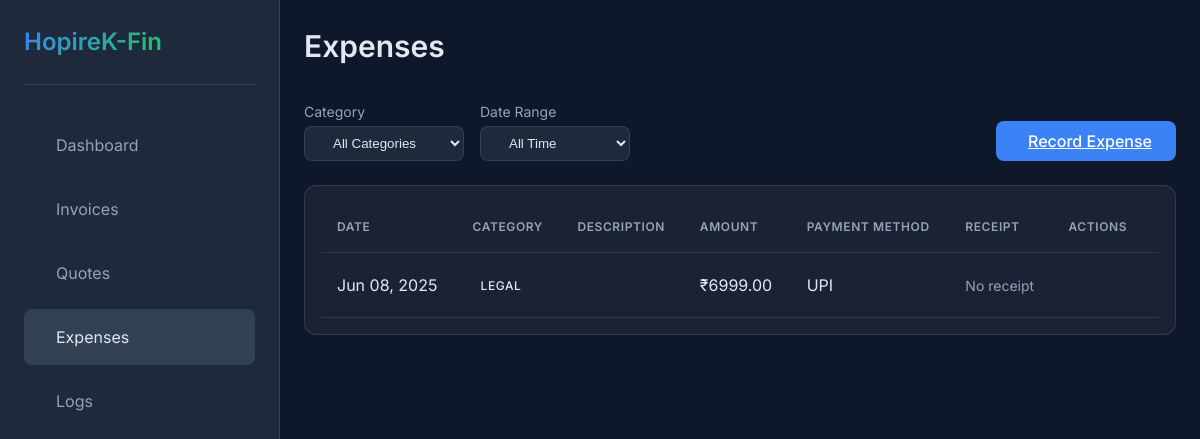
The app's page /expenses/ (signed in) with its own data.
### core/models.py (models this page shows, shortened)
class Expense(models.Model):
    CATEGORY_CHOICES = [
        ('rent', 'Rent'),
        ('legal', 'Legal'),
        ('utilities', 'Utilities'),
        ('other', 'Other'),
    ]
    date = models.DateField(default=timezone.now)
    amount = models.DecimalField(max_digits=12, decimal_places=2)
    category = models.CharField(max_length=50, choices=CATEGORY_CHOICES)
    vendor = models.CharField(max_length=255, blank=True)
    payment_method = models.CharField(max_length=100, blank=True)
    receipt = models.FileField(upload_to='receipts/', blank=True, null=True)
    notes = models.TextField(blank=True)

### core/views.py (the view)
# urls.py: path('expenses/', views.expense_list, name='expense_list'),
@login_required
def expense_list(request):
    expenses = Expense.objects.all().order_by('-date')
    return render(request, "expenses.html", {"expenses": expenses})

### templates/expenses.html (shortened to what this page needs)
{% extends "base.html" %}
{% block page_title %}Expenses{% endblock %}
{% block content %}
<div class="content-header">
    <div class="header-filters">
        <div class="filter-group">
            <label for="category-filter" class="filter-label">Category</label>
            <select id="category-filter" class="filter-select">
                <option value="">All Categories</option>
            </select>
        </div>
        <div class="filter-group">
            <label for="date-filter" class="filter-label">Date Range</label>
            <select id="date-filter" class="filter-select">
                <option value="all">All Time</option>
            </select>
        </div>
    </div>
    <div class="header-actions">
        <a href="{% url 'expense_create' %}" class="btn btn-primary">
            <span>Record Expense</span>
        </a>
    </div>
</div>
<div class="card table-container">
    <table class="table">
        <thead>
            <tr>
                <th>Date</th>
                <th>Category</th>
                <th>Description</th>
                <th>Amount</th>
                <th>Payment Method</th>
                <th>Receipt</th>
                <th>Actions</th>
            </tr>
        </thead>
        <tbody>
            {% for expense in expenses %}
            <tr>
                <td class="date">{{ expense.date|date:"M d, Y" }}</td>
                <td>
                    <span class="badge">{{ expense.category }}</span>
                </td>
                <td class="description">{{ expense.description }}</td>
                <td class="amount">₹{{ expense.amount|floatformat:2 }}</td>
                <td>{{ expense.payment_method }}</td>
                <td>
                    {% if expense.receipt %}
                    <a href="{{ expense.receipt.url }}" class="receipt-link" target="_blank">
                        <i class="ri-file-text-line"></i>
                        View
                    </a>
                    {% else %}
                    <span class="text-muted">No receipt</span>
                    {% endif %}
                </td>
                <td>
                    <div class="actions">
                        <a href="{% url 'expense_update' expense.id %}" class="action-btn" title="Edit">
                        </a>
                        <a href="{% url 'expense_delete' expense.id %}" class="action-btn" title="Delete">
                        </a>
                    </div>
                </td>
            </tr>
            {% empty %}
            <tr>
                <td colspan="7" class="text-center">No expenses recorded yet.</td>
            </tr>
            {% endfor %}
        </tbody>
    </table>
</div>
{% endblock %}

### static/style.css (style rules this page uses)
:root { --bg-dark: #0f172a; --surface-dark: #1e293b; --surface-dark-hover: #334155; --text-dark: #e2e8f0; --text-dark-secondary: #94a3b8; --accent-dark: #3b82f6; --accent-dark-hover: #2563eb; --success-dark: #22c55e; --warning-dark: #eab308; --error-dark: #ef4444; --border-dark: rgba(255, 255, 255, 0.1); --card-bg-dark: rgba(255, 255, 255, 0.05); --bg-light: #f1f5f9; --surface-light: #ffffff; --surface-light-hover: #f8fafc; --text-light: #0f172a; --text-light-secondary: #64748b; --accent-light: #2563eb; --accent-light-hover: #1d4ed8; --success-light: #16a34a; --warning-light: #ca8a04; --error-light: #dc2626; --border-light: rgba(0, 0, 0, 0.1); --card-bg-light: rgba(255, 255, 255, 0.8); --spacing-xs: 0.25rem; --spacing-sm: 0.5rem; --spacing-md: 1rem; --spacing-lg: 1.5rem; --spacing-xl: 2rem; --radius-sm: 0.25rem; --radius-md: 0.5rem; --radius-lg: 0.75rem; --radius-xl: 1rem; --shadow-sm: 0 1px 2px 0 rgb(0 0 0 / 0.05); --shadow-md: 0 4px 6px -1px rgb(0 0 0 / 0.1); --shadow-lg: 0 10px 15px -3px rgb(0 0 0 / 0.1); --transition-fast: 150ms cubic-bezier(0.4, 0, 0.2, 1); --transition-normal: 200ms cubic-bezier(0.4, 0, 0.2, 1); --transition-slow: 300ms cubic-bezier(0.4, 0, 0.2, 1); }
* { margin: 0; padding: 0; box-sizing: border-box; }
body { font-family: 'Inter', system-ui, -apple-system, sans-serif; font-size: 16px; line-height: 1.5; transition: background-color var(--transition-normal); -webkit-font-smoothing: antialiased; -moz-osx-font-smoothing: grayscale; }
.dark-theme { background-color: var(--bg-dark); color: var(--text-dark); }
.card { background: var(--card-bg-dark); border-radius: var(--radius-lg); padding: var(--spacing-lg); border: 1px solid var(--border-dark); transition: transform var(--transition-normal), box-shadow var(--transition-normal); }
.dark-theme .card { background: var(--card-bg-dark); border-color: var(--border-dark); }
.btn { display: inline-flex; align-items: center; gap: var(--spacing-sm); padding: var(--spacing-sm) var(--spacing-lg); border-radius: var(--radius-md); font-weight: 500; cursor: pointer; transition: all var(--transition-fast); border: none; }
.btn-primary { background: var(--accent-dark); color: white; }
.table-container { background: var(--surface-dark); border-radius: var(--radius-lg); padding: var(--spacing-md); margin: var(--spacing-lg) 0; overflow-x: auto; }
.table { width: 100%; border-collapse: separate; border-spacing: 0; }
.table th, .table td { padding: var(--spacing-md); text-align: left; border-bottom: 1px solid var(--border-dark); }
.table th { font-weight: 600; color: var(--text-dark-secondary); text-transform: uppercase; font-size: 0.75rem; letter-spacing: 0.05em; }
.table tbody tr { transition: background-color var(--transition-fast); }
.badge { display: inline-flex; align-items: center; padding: var(--spacing-xs) var(--spacing-sm); border-radius: var(--radius-sm); font-size: 0.75rem; font-weight: 500; text-transform: uppercase; letter-spacing: 0.05em; }
.actions { display: flex; gap: var(--spacing-sm); }
.action-btn { display: inline-flex; align-items: center; justify-content: center; width: 32px; height: 32px; border-radius: var(--radius-md); color: var(--text-dark-secondary); background: transparent; transition: all var(--transition-fast); }

### templates/expenses.html (style rules this page uses)
.content-header { display: flex; justify-content: space-between; align-items: flex-end; margin-bottom: var(--spacing-lg); flex-wrap: wrap; gap: var(--spacing-lg); }
.header-filters { display: flex; gap: var(--spacing-md); flex-wrap: wrap; }
.filter-group { display: flex; flex-direction: column; gap: var(--spacing-xs); }
.filter-label { font-size: 0.875rem; color: var(--text-dark-secondary); }
.filter-select { padding: var(--spacing-sm) var(--spacing-lg); background: var(--surface-dark); border: 1px solid var(--border-dark); border-radius: var(--radius-md); color: var(--text-dark); min-width: 150px; }
.description { max-width: 300px; white-space: nowrap; overflow: hidden; text-overflow: ellipsis; }
.text-muted { color: var(--text-dark-secondary); font-size: 0.875rem; }

### records on screen
Expense: date "Jun 08, 2025", category "LEGAL", amount "6999.00", payment_method "UPI", receipt "No receipt"
